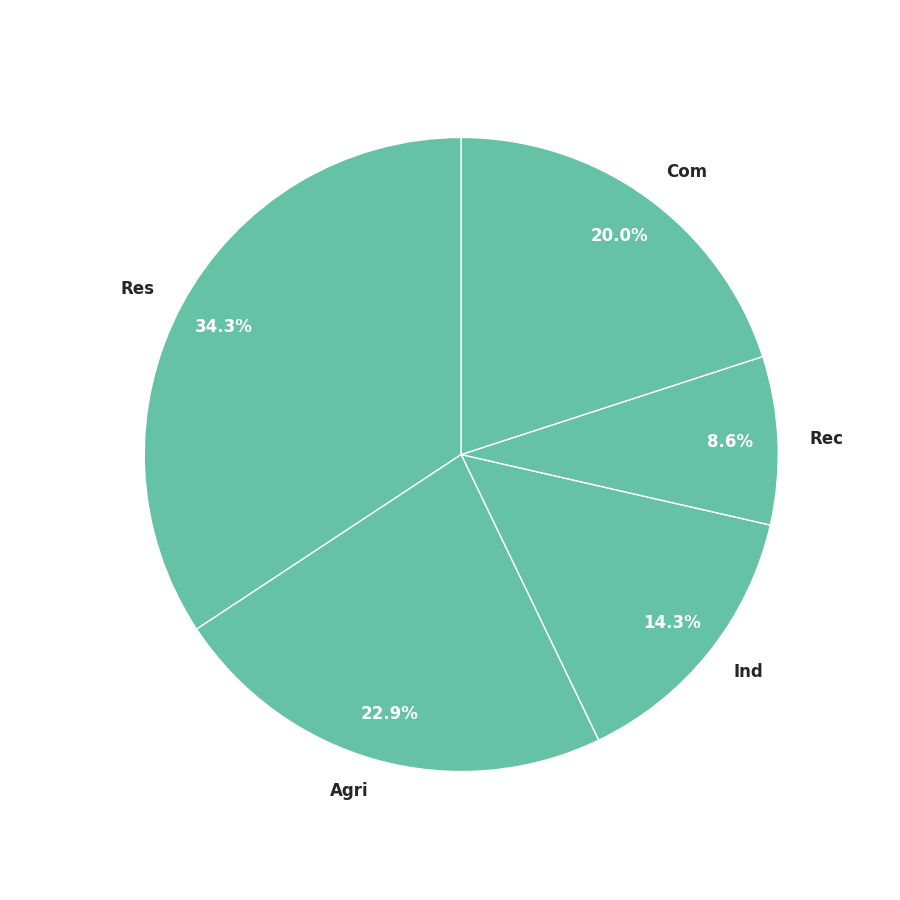

This figure's Python source:
import matplotlib.pyplot as plt
import numpy as np

sectors = ['Res', 'Agri', 'Ind', 'Rec', 'Com']
water_usage = np.array([120, 80, 50, 30, 70])
single_color = '#66c2a5'

fig, ax = plt.subplots(figsize=(9, 9))

wedges, texts, autotexts = ax.pie(
    water_usage,
    labels=sectors,
    autopct='%1.1f%%',
    pctdistance=0.85,
    colors=[single_color] * len(water_usage),
    startangle=90
)

plt.setp(texts, size=12, weight='bold', va='center')
plt.setp(autotexts, size=12, color='white', weight='bold')

ax.axis('equal')

plt.show()
